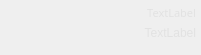
<?xml version="1.0" encoding="UTF-8"?>
<ui version="4.0">
 <class>chatWidget</class>
 <widget class="QWidget" name="chatWidget">
  <property name="geometry">
   <rect>
    <x>0</x>
    <y>0</y>
    <width>201</width>
    <height>55</height>
   </rect>
  </property>
  <property name="windowTitle">
   <string>Form</string>
  </property>
  <property name="styleSheet">
   <string notr="true">border-radius:10px;
</string>
  </property>
  <layout class="QVBoxLayout" name="verticalLayout">
   <property name="spacing">
    <number>5</number>
   </property>
   <property name="leftMargin">
    <number>5</number>
   </property>
   <property name="topMargin">
    <number>5</number>
   </property>
   <property name="rightMargin">
    <number>5</number>
   </property>
   <property name="bottomMargin">
    <number>5</number>
   </property>
   <item>
    <widget class="QLabel" name="name">
     <property name="sizePolicy">
      <sizepolicy hsizetype="Preferred" vsizetype="Fixed">
       <horstretch>0</horstretch>
       <verstretch>0</verstretch>
      </sizepolicy>
     </property>
     <property name="font">
      <font>
       <family>微软雅黑</family>
       <pointsize>8</pointsize>
       <weight>50</weight>
       <italic>false</italic>
       <bold>false</bold>
      </font>
     </property>
     <property name="styleSheet">
      <string notr="true">font: 8pt &quot;微软雅黑&quot;;
color: rgb(226, 226, 226);</string>
     </property>
     <property name="text">
      <string>TextLabel</string>
     </property>
     <property name="alignment">
      <set>Qt::AlignRight|Qt::AlignTrailing|Qt::AlignVCenter</set>
     </property>
    </widget>
   </item>
   <item>
    <widget class="QLabel" name="content">
     <property name="styleSheet">
      <string notr="true">font: 8pt &quot;微软雅黑&quot;;
color: rgb(226, 226, 226);</string>
     </property>
     <property name="text">
      <string>TextLabel</string>
     </property>
     <property name="alignment">
      <set>Qt::AlignRight|Qt::AlignTop|Qt::AlignTrailing</set>
     </property>
     <property name="wordWrap">
      <bool>true</bool>
     </property>
    </widget>
   </item>
  </layout>
 </widget>
 <resources/>
 <connections/>
</ui>
